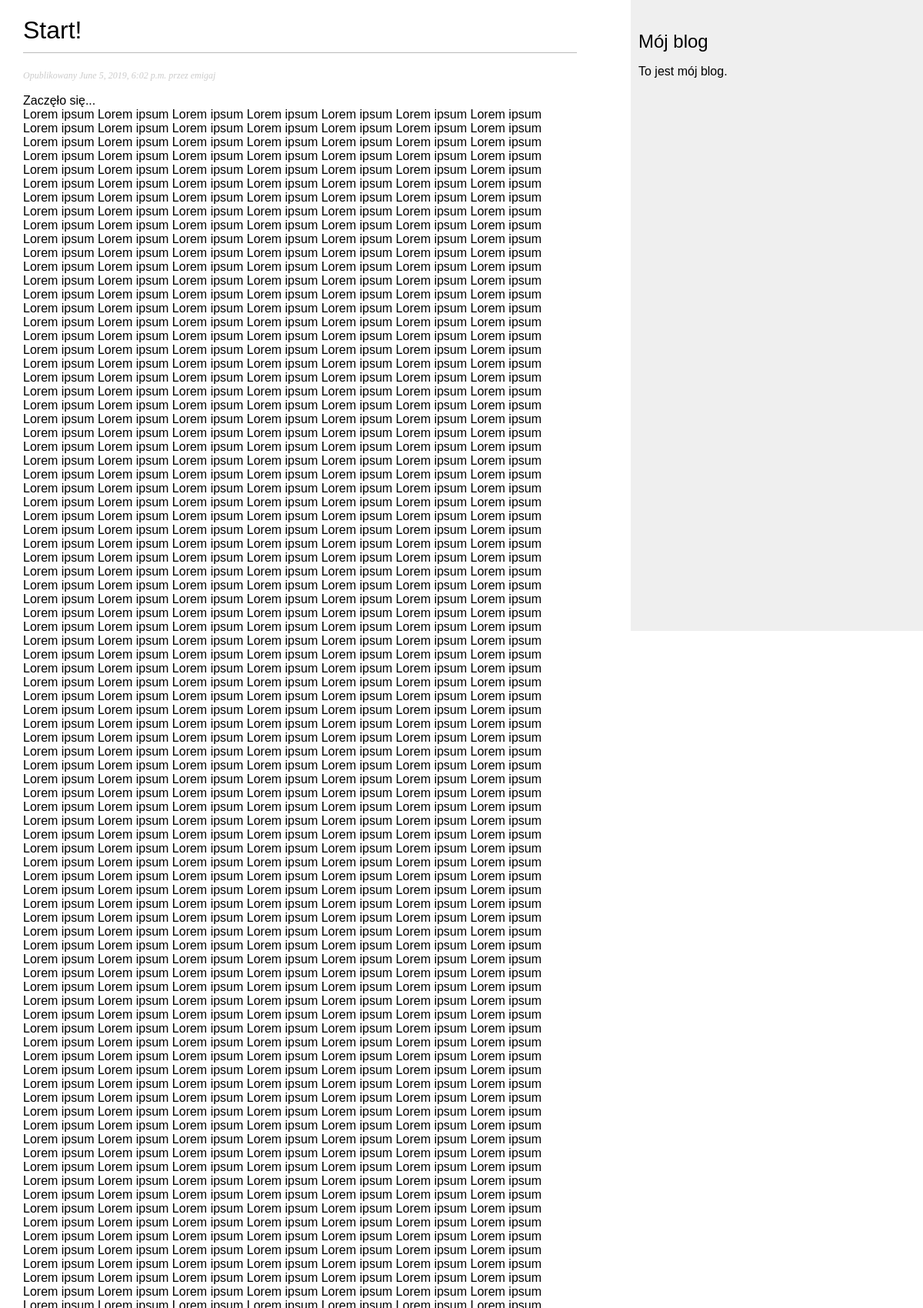
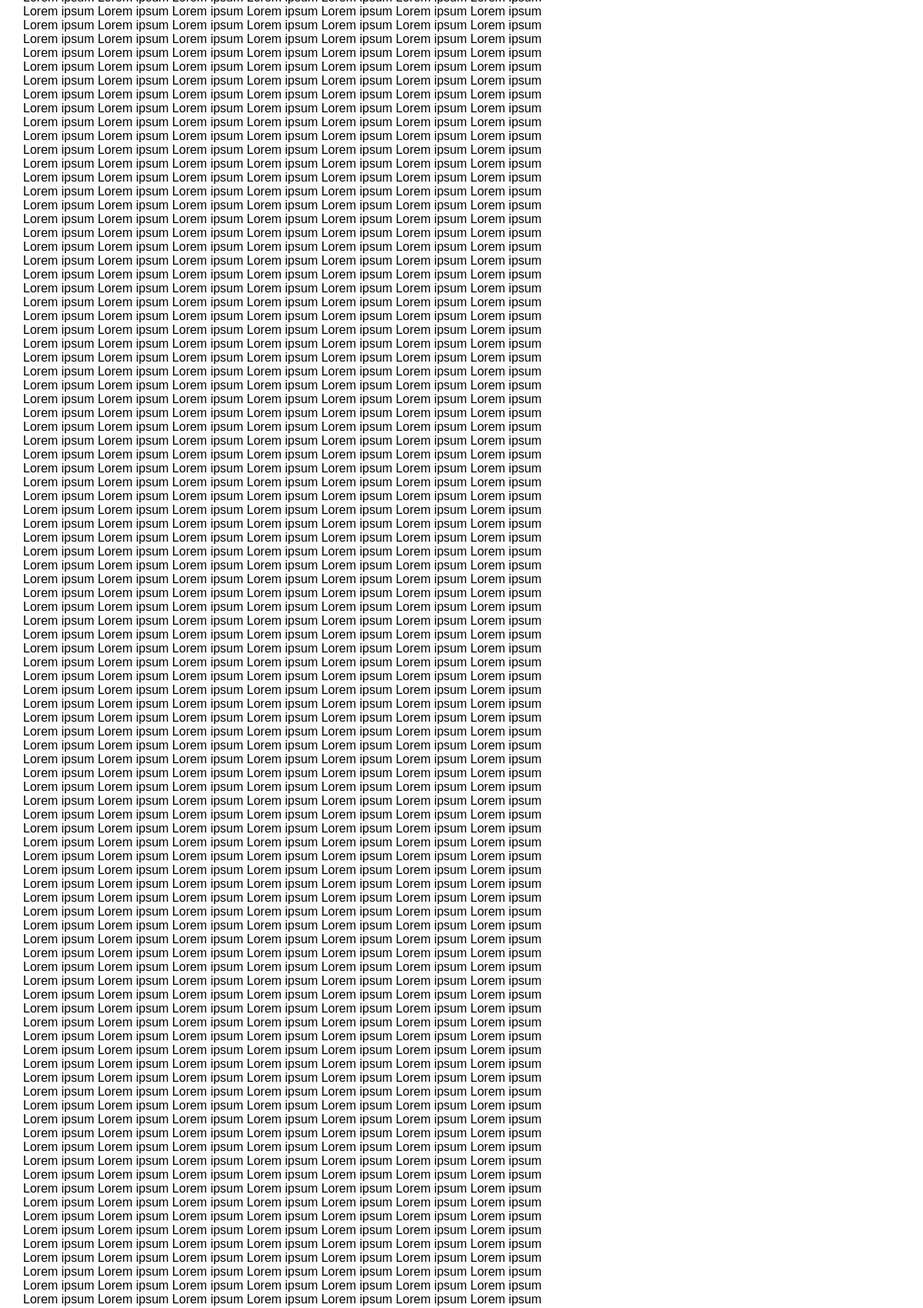
/blog/2019/06/05/start/ (upper part), run on the app's committed database (2 pictures, top to bottom).
### blog/models.py (models this page shows, shortened)
class Post(models.Model):
    title   = models.CharField(max_length=200)
    slug    = models.SlugField(max_length=200, unique_for_date='publish')
    author  = models.ForeignKey(User, related_name='blog_posts', on_delete=models.CASCADE)
    body    = models.TextField()
    publish = models.DateTimeField(default=timezone.now())
    created = models.DateTimeField(auto_now_add=True)  #auto_now_add dodaje date a auto_now zmienia datę a ie dodaje kolejną
    updated = models.DateTimeField(auto_now=True)
    objects = models.Manager()
    published = PublishedManager()
    STATUS_CHOICES = (
        ('draft', 'Roboczy'),
        ('published', 'Opublikowany'),
    )
    status  = models.CharField(max_length=10, choices=STATUS_CHOICES, default='draft')
    class Meta:
        ordering = ('-publish',)

### blog/views.py (the view)
def post_detail(request, year, month, day, post):
    post = get_object_or_404(Post, slug=post,
                             status='published',
                             publish__year=year,
                             publish__month=month,
                             publish__day=day)
    return render(request, 'blog/post/detail.html', {'post': post})

### blog/templates/blog/post/detail.html (shortened to what this page needs)
{% extends "blog/base.html" %}
{% block content %}
    <h1> {{ post.title }}</h1>
    <p class="date">
        Opublikowany {{ post.publish }} przez {{ post.author }}
    </p>
        {{ post.body|linebreaks }}
    {%  endblock %}

### blog/static/blog/blog.css (style rules this page uses)
body { margin:0; padding:0; font-family:helvetica, sans-serif; }
h1 { font-weight:normal; border-bottom:1px solid #bbb; padding:0 0 10px 0; }
p.date { color:#ccc; font-family: georgia, serif; font-size: 12px; font-style: italic; }

### data on the page
Post: title "Start!", publish "June 5, 2019, 6:02 p.m.", author "emigaj", body "Zaczęło się..."
